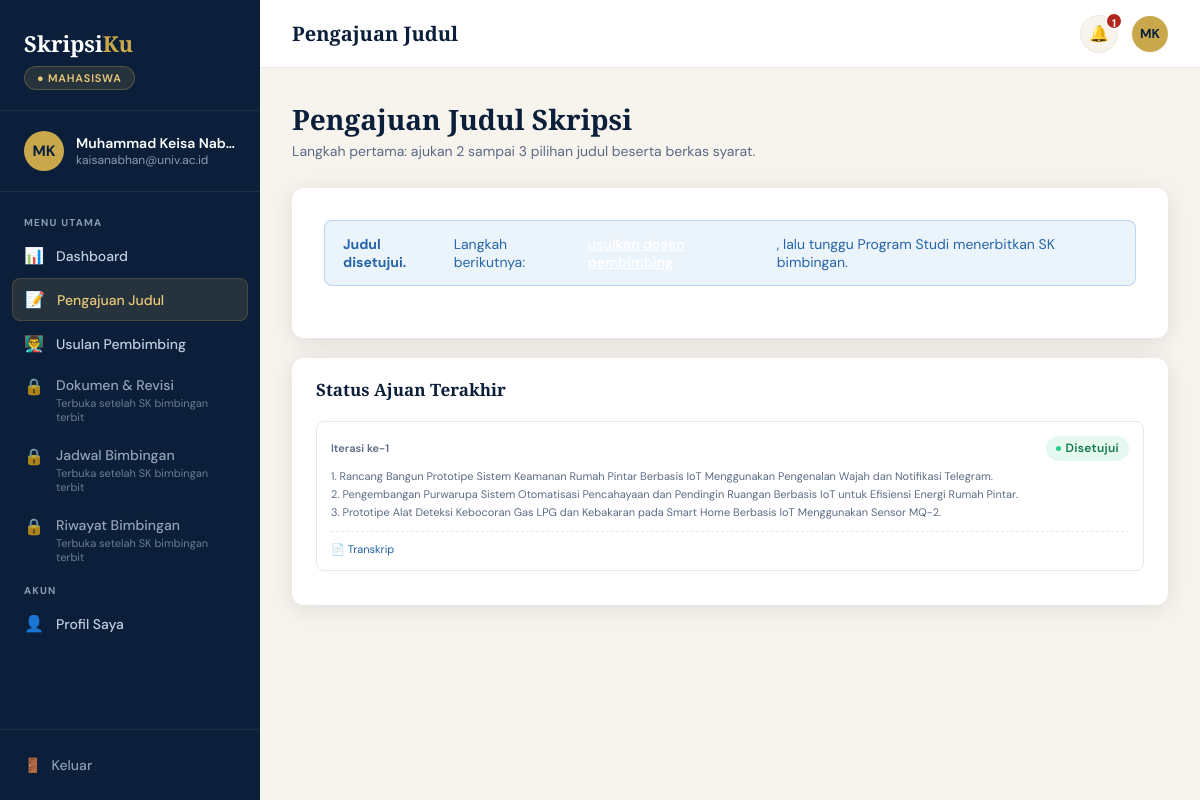
Screenshot of /mahasiswa/pengajuan.php (signed in) with the database file from the repository.
### tables this page shows
CREATE TABLE `judul_skripsi` (
  `id_judul` int(11) NOT NULL,
  `id_mahasiswa` int(11) NOT NULL,
  `judul_indonesia` text NOT NULL,
  `judul_alternatif_1` text DEFAULT NULL,
  `judul_alternatif_2` text DEFAULT NULL,
  `bidang_penelitian` varchar(100) NOT NULL,
  `latar_belakang` text DEFAULT NULL,
  `metode_penelitian` enum('Agile Software Development','Waterfall Model','RAD (Rapid Application Development)','Prototyping','CRISP-DM (Data Science)','Riset Eksperimental','Kuantitatif','Kualitatif','Lainnya') DEFAULT NULL COMMENT 'Metode pengembangan aplikasi atau penelitian',
  `iterasi` tinyint(3) UNSIGNED NOT NULL DEFAULT 1,
  `usulan_dosen` int(11) DEFAULT NULL COMMENT 'ID Dosen yang diusulkan oleh mahasiswa',
  `status` enum('draft','diajukan','revisi','disetujui','ditolak') NOT NULL DEFAULT 'draft',
  `tgl_pengajuan` datetime NOT NULL DEFAULT current_timestamp(),
  `file_proposal` varchar(255) DEFAULT NULL,
  `file_transkrip` varchar(255) DEFAULT NULL
);

### config/auth.php (called while the page is built, shortened)
<?php
function entityId(): int {
    return (int)($_SESSION['entity_id'] ?? 0);
}
function badge(string $status): string {
    $map = [
        'disetujui'   => 'success',
        'aktif'       => 'success',
        'selesai'     => 'success',
        'diajukan'    => 'info',
        'dijadwalkan' => 'warning',
        'dikonfirmasi'=> 'info',
        'menunggu'    => 'info',
        'proses'      => 'info',
        'revisi'      => 'warning',
        'direvisi'    => 'warning',
        'peringatan'  => 'warning',
        'ditolak'     => 'danger',
        'dihentikan'  => 'danger',
        'batal'       => 'danger',
        'nonaktif'    => 'neutral',
        'belum'       => 'neutral',
        'draft'       => 'neutral',
    ];
    return $map[$status] ?? 'neutral';
}
function e(?string $s): string {
    return htmlspecialchars((string)$s, ENT_QUOTES, 'UTF-8');
}
function fileUrl(?string $path): string {
    return BASE_URL . '/download.php?f=' . rawurlencode((string)$path);
}
require_once __DIR__ . '/format.php';

### config/db.php (called while the page is built, shortened)
<?php
function getDB(): PDO {
    static $pdo = null;
    if ($pdo === null) {
        $dsn = sprintf('mysql:host=%s;dbname=%s;charset=%s', DB_HOST, DB_NAME, DB_CHAR);
        $pdo = new PDO($dsn, DB_USER, DB_PASS, [
            PDO::ATTR_ERRMODE            => PDO::ERRMODE_EXCEPTION,
            PDO::ATTR_DEFAULT_FETCH_MODE => PDO::FETCH_ASSOC,
            PDO::ATTR_EMULATE_PREPARES   => false,
        ]);
    }
    return $pdo;
}
function fetchAll(string $sql, array $params = []): array {
    $stmt = getDB()->prepare($sql);
    $stmt->execute($params);
    return $stmt->fetchAll();
}
function fetchOne(string $sql, array $params = []): ?array {
    $stmt = getDB()->prepare($sql);
    $stmt->execute($params);
    $row = $stmt->fetch();
    return $row ?: null;
}

### config/format.php (called while the page is built, shortened)
<?php
function label(?string $nilai): string {
    $map = [
        'dijadwalkan'  => 'Menunggu konfirmasi',
        'dikonfirmasi' => 'Dikonfirmasi',
        'selesai'      => 'Selesai',
        'batal'        => 'Dibatalkan',
        'tatap_muka'   => 'Tatap muka',
        'zoom'         => 'Zoom',
        'gmeet'        => 'Google Meet',
        'lainnya'      => 'Lainnya',
        'belum'        => 'Belum mulai',
        'proses'       => 'Sedang berjalan',
        'draft'        => 'Draf',
        'diajukan'     => 'Diajukan',
        'revisi'       => 'Perlu revisi',
        'disetujui'    => 'Disetujui',
        'ditolak'      => 'Ditolak',
        'menunggu'     => 'Menunggu review',
        'direvisi'     => 'Direvisi',
        'minor'        => 'Minor',
        'mayor'        => 'Mayor',
        'kritis'       => 'Kritis',
        'aktif'        => 'Aktif',
        'nonaktif'     => 'Nonaktif',
        'dihentikan'   => 'Dihentikan',
        'info'         => 'Info',
        'sukses'       => 'Sukses',
        'peringatan'   => 'Peringatan',
        'error'        => 'Galat',
        'mahasiswa'    => 'Mahasiswa',
        'dosen'        => 'Dosen',
        'admin'        => 'Admin',
    ];
    if (isset($map[$nilai])) return $map[$nilai];
    return ucfirst(str_replace('_', ' ', $nilai));
}

### mahasiswa/pengajuan.php (the view, shortened to what this page needs)
<?php
require_once __DIR__ . '/../config/db.php';
require_once __DIR__ . '/../config/auth.php';
$eid        = entityId();
$riwayat = fetchAll('SELECT * FROM judul_skripsi WHERE id_mahasiswa=? ORDER BY tgl_pengajuan DESC', [$eid]);
$judulDisetujui = fetchOne('SELECT * FROM judul_skripsi WHERE id_mahasiswa=? AND status="disetujui" LIMIT 1', [$eid]);
$bimbinganAktif = fetchOne('SELECT no_sk, file_sk FROM bimbingan WHERE id_mahasiswa=? AND status="aktif" LIMIT 1', [$eid]);
include __DIR__ . '/../includes/header.php';
include __DIR__ . '/../includes/sidebar.php';
?>
<div class="layout"><main class="main">
<?php include __DIR__ . '/../includes/topbar.php'; ?>
<div class="content">
  <div class="page-header">
    <h1>Pengajuan Judul Skripsi</h1>
    <p>Langkah pertama: ajukan 2 sampai 3 pilihan judul beserta berkas syarat.</p>
  </div>
  <div class="<?= $bimbinganAktif ? '' : 'split' ?>" style="--side:340px; margin-top:20px;">
    <?php if (!$bimbinganAktif): ?>
    <div class="form-card">
      <?php if ($judulDisetujui): ?>
          <?php if (!$bimbinganAktif): ?>
              <div class="alert alert-static info">
                 <strong>Judul disetujui.</strong> Langkah berikutnya: <a href="<?= BASE_URL ?>/mahasiswa/pengajuan_dosen.php" style="text-decoration:underline;font-weight:600;">usulkan dosen pembimbing</a>, lalu tunggu Program Studi menerbitkan SK bimbingan.
              </div>
          <?php endif; ?>
      <?php endif; ?>
    </div>
    <?php endif; ?>
    <div>
      <div class="card">
        <div class="card-header"><div class="card-title">Status Ajuan Terakhir</div></div>
        <div class="card-body">
          <?php if (empty($riwayat)): ?>
            <div class="empty-state"><div class="empty-sub">Belum ada pengajuan. Isi formulir di samping untuk mengajukan judul pertama Anda.</div></div>
          <?php else: ?>
            <?php foreach ($riwayat as $r): ?>
              <div style="border:1px solid var(--cream-dark);border-radius:8px;padding:14px;margin-bottom:10px;">
                <div style="display:flex; justify-content:space-between; align-items:center; margin-bottom:8px;">
                    <span style="font-size:11px; font-weight:600; color:var(--slate);">Iterasi ke-<?= $r['iterasi'] ?></span>
                    <span class="badge <?= badge($r['status']) ?>"><span class="badge-dot"></span><?= e(label($r['status'])) ?></span>
                </div>
                <div style="font-size:11px; color:var(--slate); margin-bottom:4px;">1. <?= e($r['judul_indonesia']) ?></div>
                <div style="font-size:11px; color:var(--slate); margin-bottom:4px;">2. <?= e($r['judul_alternatif_1']) ?></div>
                <?php if($r['judul_alternatif_2']): ?>
                    <div style="font-size:11px; color:var(--slate); margin-bottom:10px;">3. <?= e($r['judul_alternatif_2']) ?></div>
                <?php endif; ?>
                <div style="display:flex; gap:10px; margin-top:12px; border-top:1px dashed var(--cream-dark); padding-top:10px;">
                    <?php if($r['file_transkrip']): ?>
                        <a href="<?= e(fileUrl($r['file_transkrip'])) ?>" target="_blank" style="font-size:11px; color:var(--info-text); text-decoration:none;">📄 Transkrip</a>
                    <?php endif; ?>
                </div>
              </div>
            <?php endforeach; ?>
          <?php endif; ?>
        </div>
      </div>
    </div>
  </div>
</div>
<?php include __DIR__ . '/../includes/footer.php'; ?>

### assets/style.css (style rules this page uses)
:root { --navy: #0B1F3A; --navy-mid: #132848; --navy-light: #1E3A5F; --gold: #C9A84C; --gold-light: #E8C97A; --cream: #F7F3ED; --cream-dark: #EDE7DC; --white: #FFFFFF; --slate: #5B6B85; --slate-on-dark: #8B9BB4; --slate-light: #C2CEDF; --success: #2ECC8A; --warn: #F5A623; --danger: #E85454; --info: #4A90D9; --success-text: #12784C; --warn-text: #94590A; --danger-text: #B3261E; --info-text: #1F5FA6; --gold-text: #8A6914; --sidebar-w: 260px; --radius: 12px; --radius-sm: 8px; --shadow: 0 4px 24px rgba(11, 31, 58, 0.10); --shadow-lg: 0 12px 48px rgba(11, 31, 58, 0.18); }
*, *::before, *::after { box-sizing: border-box; margin: 0; padding: 0; }
body { font-family: 'DM Sans', sans-serif; background: var(--cream); color: var(--navy); min-height: 100vh; }
.layout { display: flex; min-height: 100vh; }
.main { margin-left: var(--sidebar-w); flex: 1; display: flex; flex-direction: column; min-height: 100vh; }
.content { padding: 32px; flex: 1; }
.page-header { margin-bottom: 28px; }
.page-header h1 { font-family: 'Playfair Display', serif; font-size: 28px; font-weight: 700; color: var(--navy); margin-bottom: 4px; }
.page-header p { font-size: 14px; color: var(--slate); }
.card { background: var(--white); border-radius: var(--radius); box-shadow: var(--shadow); overflow: hidden; }
.card-header { padding: 20px 24px 0; display: flex; align-items: center; justify-content: space-between; margin-bottom: 4px; }
.card-title { font-family: 'Playfair Display', serif; font-size: 17px; font-weight: 600; color: var(--navy); }
.card-body { padding: 16px 24px 24px; }
.form-card { background: var(--white); border-radius: var(--radius); box-shadow: var(--shadow); padding: 32px; }
.badge { display: inline-flex; align-items: center; gap: 5px; padding: 4px 10px; border-radius: 100px; font-size: 12px; font-weight: 600; letter-spacing: .3px; white-space: nowrap; }
.badge-dot { width: 5px; height: 5px; border-radius: 50%; }
.badge.success { background: rgba(46, 204, 138, .12); color: var(--success-text); }
.badge.success .badge-dot { background: var(--success); }
.alert { padding: 14px 18px; border-radius: var(--radius-sm); margin-bottom: 20px; font-size: 14px; display: flex; align-items: center; gap: 10px; }
.alert.info { background: rgba(74, 144, 217, .1); border: 1px solid rgba(74, 144, 217, .3); color: #2665a8; }
a { text-decoration: none; color: #fff; }
.main, .content, .card, .form-card, .grid-2 > *, .grid-3 > *, .form-row > *, .split > * { min-width: 0; }
.split { display: grid; grid-template-columns: minmax(0, 1fr) var(--side, 340px); gap: 20px; align-items: start; }
.badge { align-self: center; flex-shrink: 0; line-height: 1.4; }
@media (max-width: 1280px) { .split, .split--left { grid-template-columns: minmax(0, 1fr); } }

### rows the page displays
judul_skripsi: iterasi "1", status "Disetujui", judul_indonesia "Rancang Bangun Prototipe Sistem Keamanan Rumah Pintar Berbasis IoT Menggunakan Pengenalan Wajah dan Notifikasi Telegram.", judul_alternatif_1 "Pengembangan Purwarupa Sistem Otomatisasi Pencahayaan dan Pendingin Ruangan Berbasis IoT untuk Efisiensi Energi Rumah Pintar.", judul_alternatif_2 "Prototipe Alat Deteksi Kebocoran Gas LPG dan Kebakaran pada Smart Home Berbasis IoT Menggunakan Sensor MQ-2."

### other values shown
$roleLabel "MAHASISWA"
$initials "MK"
$user['nama_lengkap'] "Muhammad Keisa Nab…"
$user['email'] "kaisanabhan@univ.ac.id"
$group['section'] "MENU UTAMA"
$item['icon'] "📊"
$item['label'] "Dashboard"
$item['icon'] "📝"
$item['label'] "Pengajuan Judul"
$item['icon'] "👨‍🏫"
$item['label'] "Usulan Pembimbing"
$item['label'] "Dokumen & Revisi"
$item['hint'] "Terbuka setelah SK bimbingan terbit"
$item['label'] "Jadwal Bimbingan"
$item['label'] "Riwayat Bimbingan"
